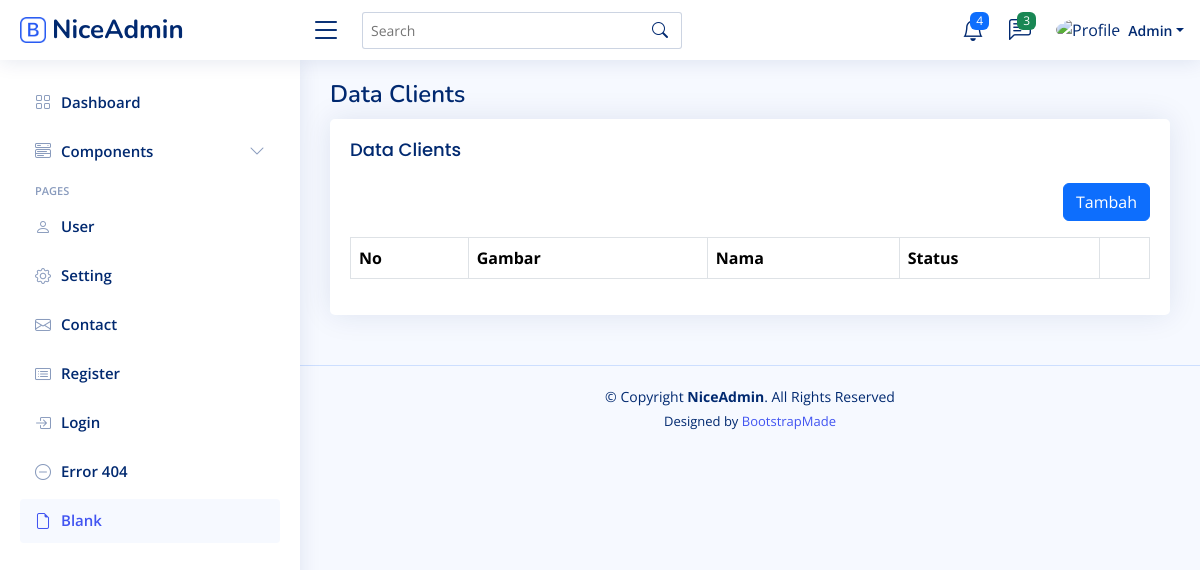
The page /admin/home.php?page=client (signed in) on the database as committed earlier.
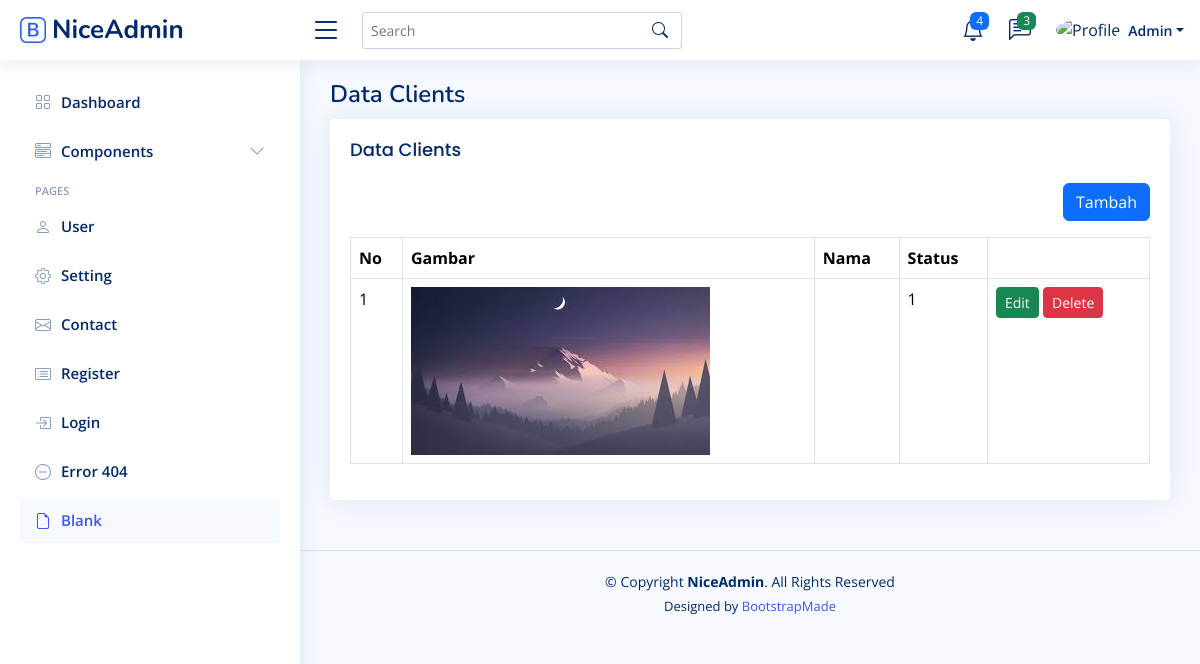
The same page on the database as committed later.
### tables this page shows
CREATE TABLE `clients` (
  `id` int(11) NOT NULL,
  `name` varchar(50) NOT NULL,
  `image` varchar(100) NOT NULL,
  `is_active` tinyint(1) NOT NULL DEFAULT 1,
  `created_at` timestamp NOT NULL DEFAULT current_timestamp(),
  `updated_at` timestamp NULL DEFAULT NULL ON UPDATE current_timestamp()
);

### admin/content/client.php (the view)
<?php
$query = mysqli_query($koneksi, "SELECT * FROM clients ORDER BY id DESC");
$rows = mysqli_fetch_all($query, MYSQLI_ASSOC);
?>
<div class="pagetitle">
  <h1>Data Clients</h1>
</div>
<section class="section">
  <div class="row">
    <div class="col-lg-12">
      <div class="card">
        <div class="card-body">
          <h5 class="card-title">Data Clients</h5>
          <div class="mb-3" align="right">
            <a href="?page=tambah-client" class="btn btn-primary">Tambah</a>
          </div>
          <table class="table table-bordered">
            <thead>
              <tr>
                <th>No</th>
                <th>Gambar</th>
                <th>Nama</th>
                <th>Status</th>
                <th></th>
              </tr>
            </thead>
            <tbody>
              <?php foreach ($rows as $key => $row): ?>
                <tr>
                  <td><?php echo $key += 1 ?></td>
                  <td><img src="uploads/<?php echo $row['image'] ?>" alt=""></td>
                  <td><?php echo $row['name'] ?></td>
                  <td><?php echo $row['is_active'] ?></td>
                  <td>
                    <a href="?page=tambah-client&edit=<?php echo $row['id'] ?>" class="btn btn-sm btn-success">Edit</a>
                    <a onclick="return confirm('Apakah anda yakin akan menghapus data ini??')"
                      href="?page=tambah-client&delete=<?php echo $row['id'] ?>" class="btn btn-sm btn-danger">Delete</a>
                  </td>
                </tr>
              <?php endforeach ?>
            </tbody>
          </table>
        </div>
      </div>
    </div>
  </div>
</section>

Rows that differ between the two databases and show on the page:
added clients: key "1", image (picture), is_active "1"
